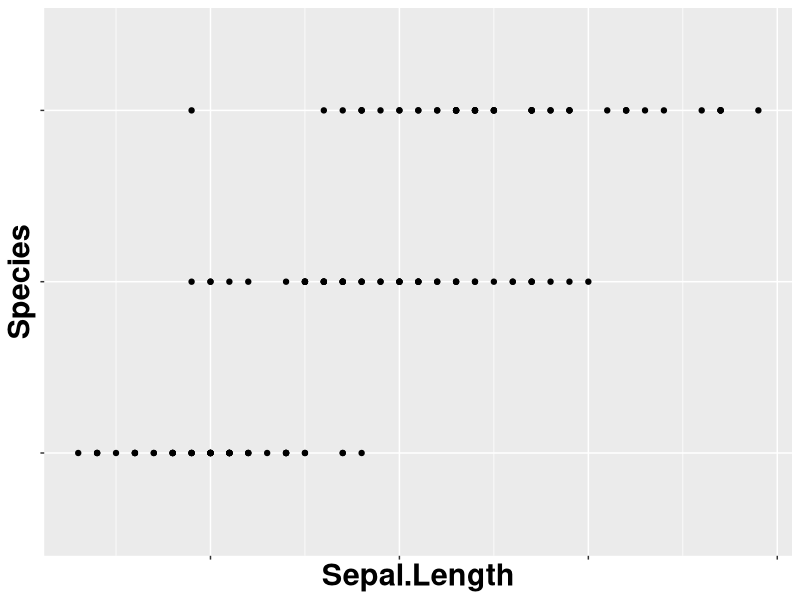

Reproduce this figure in R. (Note: this script raises an error after producing the figure.)
#class 11.08 

#---------------selecionando e executando o data frame

df <- iris
iris

#------------ vendo os tipos de dados

str(df)
summary("df")

#------------ chamando e selecionando o que eu quero no dataframe

df
df$Sepal.Length

#----------- plotando

library(ggplot2)

ggplot(iris, aes(x=Sepal.Length, y=Species))+ 
  geom_point ()+
  theme(axis.title = element_text(size = 22,face = "bold"),
        axis.text = element_blank())

#possível adc titulo, tema

geom_point ()+
  theme(axis.title = element_text)

#possivel salvar grafico como objeto, só identificar com nome conhecido, tipo P1
#ex.: p1=ggplot2(iris, aes(x=Sepal.Length, y=Species)) dps so trazer o grafico chamando p1

p1=ggplot(iris, aes(x=Sepal.Length, y=Species))+ 
  geom_point ()+
  theme(axis.title = element_text(size = 22,face = "bold"),
        axis.text = element_blank())
p1

#-------INVENTEI DE...
install.packages("barplot")

#? já começou errando...af

#------------ criei o vetor
#queda dos meus exp com o tempo

tempo <- c("0h", "2h", "4h", "6h", "8h")
temperature <- c(40.5, 42.7, 58.0, 63.0, 40.2)

#--------- cauclando a média da temp

mean(temperature)
#valor de 48.88

#--------- tentei criar o dataframe

falcon <- data.frame(tempo, temperature)
falcon

#DUVIDA: tem como remover o vetor do environment?



#---------- descobrindo um gráfico de barras

#--------modificaçao 1

head(falcon)
str(falcon)

ggplot(falcon) +
  geom_col(aes(x=tempo, y=temperature)) +
  theme(axis.title = element_text(size = 15,face = "bold"),
        axis.text = element_blank())

#---------modificação 2 - THEMES

#A
ggplot(falcon) +
  geom_col(aes(x=tempo, y=temperature)) +
  theme(panel.background = element_rect(fill  = "white"),
        panel.grid = element_line(colour='black'))
#B
ggplot(falcon) +
  geom_col(aes(x=tempo, y=temperature)) +
  theme(axis.title = element_text(size = 15,face = "bold"),
        axis.text = element_blank()) +
  theme(panel.background = element_rect(fill  = "pink"),
        panel.grid = element_line(colour='blue'))

#C - pintando as colunas

ggplot(falcon) +
  geom_col(aes(x=tempo, y=temperature)) + 
  theme(axis.title = element_text(size = 15,face = "bold"),
        axis.text = element_blank()) +
  theme(panel.background = element_rect(fill  = "pink"),
        panel.grid = element_line(colour='blue'))

#D - criei em objeto prafacilitar 

c1=ggplot(falcon) +
  geom_col(aes(x=tempo, y=temperature)) + 
  theme(axis.title = element_text(size = 15,face = "bold"),
        axis.text = element_blank()) +
  theme(panel.background = element_rect(fill  = "pink"),
        panel.grid = element_line(colour='blue'))
c1

ggplot(falcon) +
  geom_col(aes(x=tempo, y=temperature)) + 
  scale_color_manual( values = c('red', 'yellow', 'green')) + 
  theme(axis.title = element_text(size = 15,face = "bold"),
        axis.text = element_blank()) +
  theme(panel.background = element_rect(fill  = "pink"),
        panel.grid = element_line(colour='blue'))

#oq eu fiz de errado acima? a ideia era colorir as colunas..
#e se eu criasse uma nova coluna pra predizer as cores, chamar ela dentro da aes


#E

c1 + theme(plot.background = element_rect(fill = "green"))

#F - mexendo na 'caixa do elemento'

c1 + theme(panel.background = element_rect(fill = "white", colour = "grey50"))

c1 + theme(panel.border = element_rect(linetype = "dashed", fill = NA))

#G - nomei um novo obejto com titulo

c2 <- ggplot(falcon, aes(tempo, temperature)) +
  geom_point() +
  labs(title = "Tempo de decaimento dos sistemas nanohibridos")

c2

c2 + theme(plot.title = element_text(size = rel(2)))

c2 + theme(plot.title = element_text(size = rel(2), colour = "green"))

#H - mundando as escalas

c2 + theme(axis.text = element_text(colour = "red"))

c2 + theme(axis.title = element_text(size = 8, colour = "yellow"))

#como coloca o titulo no centro?

#I - strips

c3 <- ggplot(falcon, aes(tempo, temperature)) +
  geom_point() +
  facet_wrap(aes(class)) 
c3

#ideia de tiras, porém acho q precisa de mais dados..


#como coloca legenda? e como muda a bolinha p outra forma geometrica?

#------------


#------------------

#-------chamando funções: df+ as.dataframe(expres(xxxxx))
#-------- geom_bar para barras, medida de frequencia


#----------------- aula 18/07

# REVISÃO

4*2
4/2
4^2
5 != 5 #simbolo de diferente
5<2
5>2
#maior/menor ou igual
4<=3
4>=5

# REPRESENTAÇÃO DE 'OU': |

#OBJETO -> as.integer(x/y) - tira os numeros depois da virgula
#OBJETO -> round(objeto) - arredonda valores

#OBJETO -> as.factor(objeto) 
#OBJETO -> is.factor(objeto) - tranformando em fator, porém nem td ode virar um
#um fator seria

#cntrl+l - limpa o console

#DEFININDO AREA DE TRABALHO 
#getwd("xxxxxx") - lembrar de ajeitar as barras do link da localização








